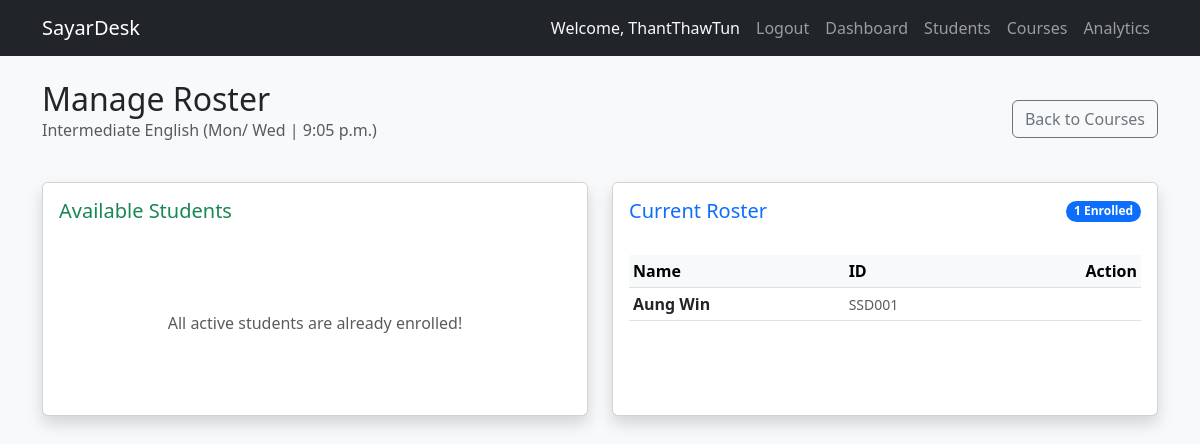
The app's page /course/manage/4/ (signed in) with its own data.
### dashboard/models.py (models this page shows, shortened)
class Course(models.Model):
    user = models.ForeignKey(User, on_delete=models.CASCADE)
    name = models.CharField(max_length=200)
    course_code = models.CharField(max_length=20, blank=True, null=True)
    cost = models.DecimalField(max_digits=10, decimal_places=2, default=0.00)
    schedule_days = models.CharField(max_length=50, blank=True, null=True, help_text="e.g., Mon/Wed")
    start_time = models.TimeField(blank=True, null=True)
    end_time = models.TimeField(blank=True, null=True)
    start_date = models.DateField(default=timezone.now)
    end_date = models.DateField(blank=True, null=True)
    created_at = models.DateTimeField(auto_now_add=True)

class Student(models.Model):
    class StudentStatus(models.TextChoices):
        ACTIVE = 'ACT', 'Active'
        LEAVE = 'LVE', 'On Leave'
        DROPPED = 'DRP', 'Dropped Out'
    class GenderChoices(models.TextChoices):
        MALE = 'M', 'Male'
        FEMALE = 'F', 'Female'
        OTHER = 'O', 'Other'
        PREFER_NOT_TO_SAY = 'P', 'Prefer not to say'
    user = models.ForeignKey(User, on_delete=models.CASCADE)
    first_name = models.CharField(max_length=100)
    last_name = models.CharField(max_length=100)
    student_id = models.CharField(max_length=50, unique=True, blank=True, null=True)
    email = models.EmailField(blank=True, null=True)
    age = models.IntegerField(blank=True, null=True)
    gender = models.CharField(
        max_length=1,
        choices=GenderChoices.choices,
        default=GenderChoices.PREFER_NOT_TO_SAY,
        blank=True,
        null=True
    )
    city = models.CharField(max_length=100, blank=True, null=True)
    country = models.CharField(max_length=100, blank=True, null=True)
    status = models.CharField(
        max_length=3,
        choices=StudentStatus.choices,
        default=StudentStatus.ACTIVE
    )
    current_balance = models.DecimalField(max_digits=10, decimal_places=2, default=0.00)
    courses = models.ManyToManyField(Course, through='Enrollment', related_name='students', blank=True)
    date_added = models.DateTimeField(auto_now_add=True)
    previous_grade = models.FloatField(default=0.0, help_text="Entrance Exam/Baseline Score (0-100)")
    study_hours = models.PositiveIntegerField(default=0, help_text="Average self-reported study hours per week.")
    payment_delays = models.PositiveIntegerField(default=0, help_text="Total number of late payments recorded.")
    class Meta:
        unique_together = ('student_id', 'first_name', 'last_name')
    @property
    def current_balance(self):
        total_course_cost = self.enrollment_set.aggregate(total=Sum('course__cost'))['total'] or 0
        total_payments = self.payment_set.aggregate(total=Sum('amount'))['total'] or 0
        return total_course_cost - total_payments

### dashboard/views.py (the view, shortened to what this page needs)
# urls.py: path('course/manage/<int:pk>/', views.manage_roster, name='manage_roster'),
@login_required
def manage_roster(request, pk):
    course = get_object_or_404(Course, pk=pk, user=request.user)
    enrolled_students = Student.objects.filter(enrollment__course=course).order_by('last_name')
    available_students = Student.objects.filter(user=request.user).exclude(id__in=enrolled_students.values_list('id', flat=True)).order_by('first_name')
    return render(request, 'dashboard/manage_roster.html', {
        'course': course,
        'enrolled_students': enrolled_students,
        'available_students': available_students
    })

### dashboard/templates/dashboard/manage_roster.html (shortened to what this page needs)
{% extends "dashboard/base.html" %}
{% block content %}
<div class="d-flex justify-content-between align-items-center mb-4">
    <div>
        <h2 class="mb-0">Manage Roster</h2>
        <p class="text-muted">{{ course.name }} ({{ course.schedule_days }} | {{ course.start_time }})</p>
    </div>
    <a href="{% url 'course_list' %}" class="btn btn-outline-secondary">Back to Courses</a>
</div>
<div class="row">
    <div class="col-md-6 mb-4">
        <div class="card shadow h-100 border-left-success">
            <div class="card-header bg-white py-3 border-bottom-0">
                <h5 class="m-0 font-weight-bold text-success">
                     Available Students
                </h5>
            </div>
            <div class="card-body">
                {% if available_students %}
                    <form method="post">
                        {% csrf_token %}
                        <div class="table-responsive" style="max-height: 400px; overflow-y: auto;">
                            <table class="table table-hover table-sm">
                                <thead class="table-light sticky-top">
                                    <tr>
                                        <th style="width: 40px;">Select</th>
                                        <th>Name</th>
                                        <th>ID</th>
                                    </tr>
                                </thead>
                                <tbody>
                                    {% for student in available_students %}
                                    <tr>
                                        <td class="text-center align-middle">
                                            <input class="form-check-input" type="checkbox" name="students_to_add" value="{{ student.id }}">
                                        </td>
                                        <td class="align-middle">{{ student.first_name }} {{ student.last_name }}</td>
                                        <td class="align-middle text-muted small">{{ student.student_id }}</td>
                                    </tr>
                                    {% endfor %}
                                </tbody>
                            </table>
                        </div>
                        <div class="d-grid gap-2 mt-3">
                            <button type="submit" class="btn btn-success">
                                <i class="bi bi-arrow-right-circle"></i> Add Selected to Class
                            </button>
                        </div>
                    </form>
                {% else %}
                    <div class="text-center py-5 text-muted">
                        <p class="mt-2">All active students are already enrolled!</p>
                    </div>
                {% endif %}
            </div>
        </div>
    </div>
    <div class="col-md-6 mb-4">
        <div class="card shadow h-100 border-left-primary">
            <div class="card-header bg-white py-3 border-bottom-0 d-flex justify-content-between align-items-center">
                <h5 class="m-0 font-weight-bold text-primary">
                     Current Roster
                </h5>
                <span class="badge bg-primary rounded-pill">{{ enrolled_students.count }} Enrolled</span>
            </div>
            <div class="card-body">
                {% if enrolled_students %}
                    <div class="table-responsive" style="max-height: 400px; overflow-y: auto;">
                        <table class="table table-hover table-sm">
                            <thead class="table-light sticky-top">
                                <tr>
                                    <th>Name</th>
                                    <th>ID</th>
                                    <th class="text-end">Action</th>
                                </tr>
                            </thead>
                            <tbody>
                                {% for student in enrolled_students %}
                                <tr>
                                    <td class="align-middle fw-bold">
                                        <a href="{% url 'student_detail' student.pk %}" class="text-decoration-none text-dark">
                                            {{ student.first_name }} {{ student.last_name }}
                                        </a>
                                    </td>
                                    <td class="align-middle text-muted small">{{ student.student_id }}</td>
                                    <td class="text-end">
                                        <form method="post" class="d-inline">
                                            <button type="submit" class="btn btn-sm btn-outline-danger border-0" title="Remove from class">
                                            </button>
                                        </form>
                                    </td>
                                </tr>
                                {% endfor %}
                            </tbody>
                        </table>
                    </div>
                {% else %}
                    <div class="text-center py-5 text-muted">
                        <i class="bi bi-person-x fs-1"></i>
                        <p class="mt-2">This class is currently empty.</p>
                    </div>
                {% endif %}
            </div>
        </div>
    </div>
</div>
{% endblock %}

### dashboard/templates/dashboard/base.html (shortened to what this page needs)
<!DOCTYPE html>
<html lang="en">
<head>
    <link href="https://cdn.jsdelivr.net/npm/bootstrap@5.3.0/dist/css/bootstrap.min.css" rel="stylesheet">
</head>
<body>
    <nav class="navbar navbar-expand-lg navbar-dark bg-dark fixed-top">
        <div class="container">
            <a class="navbar-brand" href="{% url 'dashboard_home' %}">SayarDesk</a>
            <div class="collapse navbar-collapse" id="navbarNav">
                <div class="navbar-nav ms-auto">
                    {% if user.is_authenticated %}
                        <span class="nav-link text-light">Welcome, {{ user.username }}</span>
                        <form action="{% url 'logout' %}" method="post" class="d-inline">
                            <button type="submit" class="nav-link btn btn-link" style="display: inline; border: none; background: none; padding: 8px;">
                                Logout
                            </button>
                        </form>
                    {% else %}
                        <a class="nav-link" href="{% url 'login' %}">Login</a>
                        <a class="nav-link" href="{% url 'register' %}">Register</a>
                    {% endif %}
                    <a class="nav-link" href="{% url 'dashboard_home' %}">Dashboard</a>
                    <a class="nav-link" href="{% url 'student_list' %}">Students</a>
                    <a class="nav-link" href="{% url 'course_list' %}">Courses</a>
                    <a class="nav-link" href="{% url 'dashboard_analytics' %}">Analytics</a>
                </div>
            </div>
        </div>
    </nav>
    <div class="container">
        {% block content %}
        {% endblock %}
    </div>
</body>
</html>

### dashboard/templates/dashboard/base.html (style rules this page uses)
body { padding-top: 80px; background-color: #f8f9fa; }

### records on screen
Course: name "Intermediate English", schedule_days "Mon/ Wed", start_time "9:05 p.m."
Student: first_name "Aung", last_name "Win", student_id "SSD001"

### other values on screen
{{ user.username }} "ThantThawTun"
{{ enrolled_students.count }} "1"
